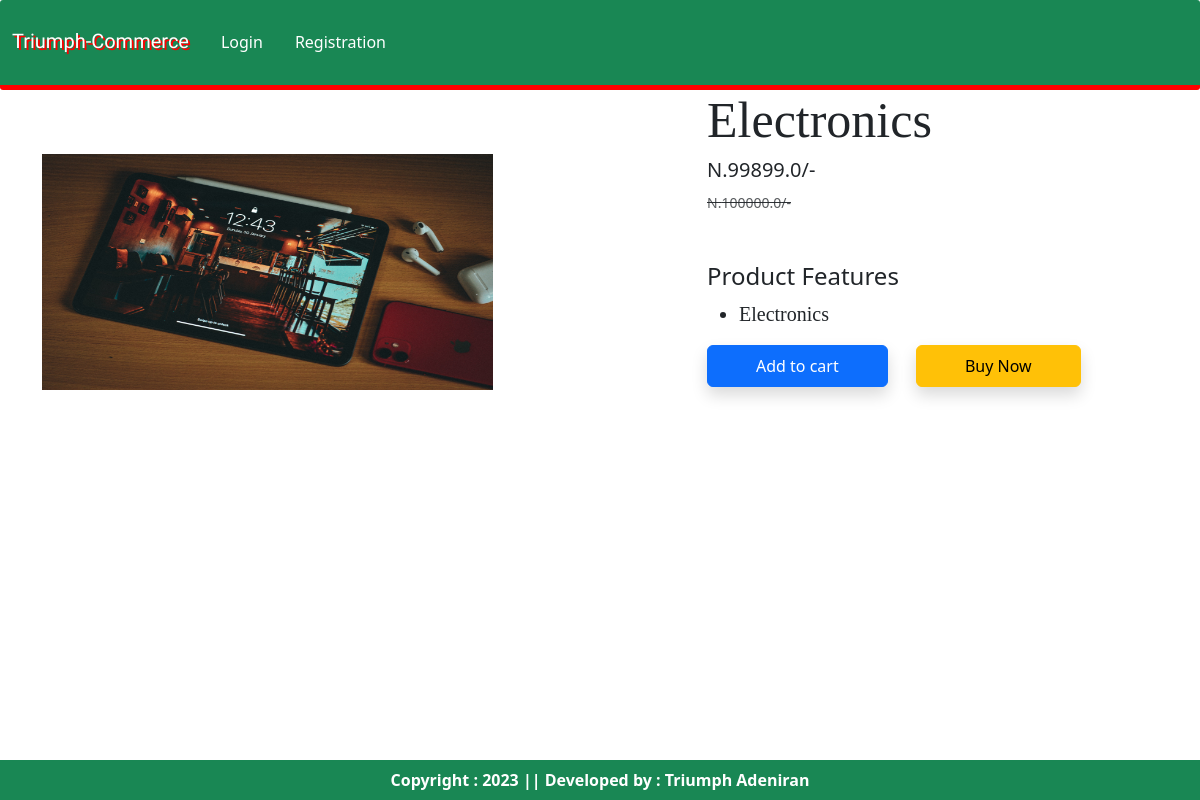
Screenshot of /product-detail/2 with the database file from the repository.
### appli/models.py (models this page shows, shortened)
class Product(models.Model):
    title = models.CharField(max_length=100)
    selling_price = models.FloatField()
    discounted_price = models.FloatField()
    description = models.TextField()
    composition = models.TextField(default='')
    prodapp = models.TextField(default='')
    category = models.CharField(choices=CATEGORY_CHOICES, max_length=2)
    product_image = models.ImageField(upload_to='product')

### appli/views.py (the view)
# urls.py: path("product-detail/<int:pk>", views.ProductDetail.as_view(), name="product-detail"),
class ProductDetail(View):
    def get(self, request, pk):
        product = Product.objects.get(pk=pk)
        return render(request, "appli/productdetail.html", locals())

### appli/templates/appli/productdetail.html (shortened to what this page needs)
{% extends 'appli/base.html' %}
{% load static %}
{% block main-content %}
    <div class="container">
        <div class="row flex justify-content-between">
            <div class="img2 col-lg-5 mt-5">
                <img src="{{product.product_image.url}}" class="image col-xs-6
                 col-sn-12 col-lg-12 mt-3 text-sm-center w-100 h-75" alt="">
            </div>
            <div class="productdetail col-lg-5">
                <h1 style="font-family: Georgia; font-size: 50px;">
                    {{product.title}}
                </h1><h5>N.{{product.discounted_price}}/-</h5>
                <small class="text-decoration-line-through text-muted
                fs=5"><del>N.{{product.selling_price}}/- </small></del>
                <br><br><br><h4>Product Features</h4>
                <ul class="fs-5" style="font-family: Rajdhani">
                    <li>{{product.description}}</li>
                </ul>
                <form action="/add-to-cart" class="d-inline">
                    <button type="submit" class="btn btn-primary shadow px-5 py-2">Add to cart</button>
                </form>
                <a href="{% url 'showcart' %}" class="btn btn-warning shadow px-5 py-2 ms-4">Buy Now</a>
            </div>
        </div>
    </div>
{% endblock main-content %}

### rows the page displays
Product: product_image (picture), title "Electronics", discounted_price "99899.0", selling_price "100000.0", description "Electronics"
